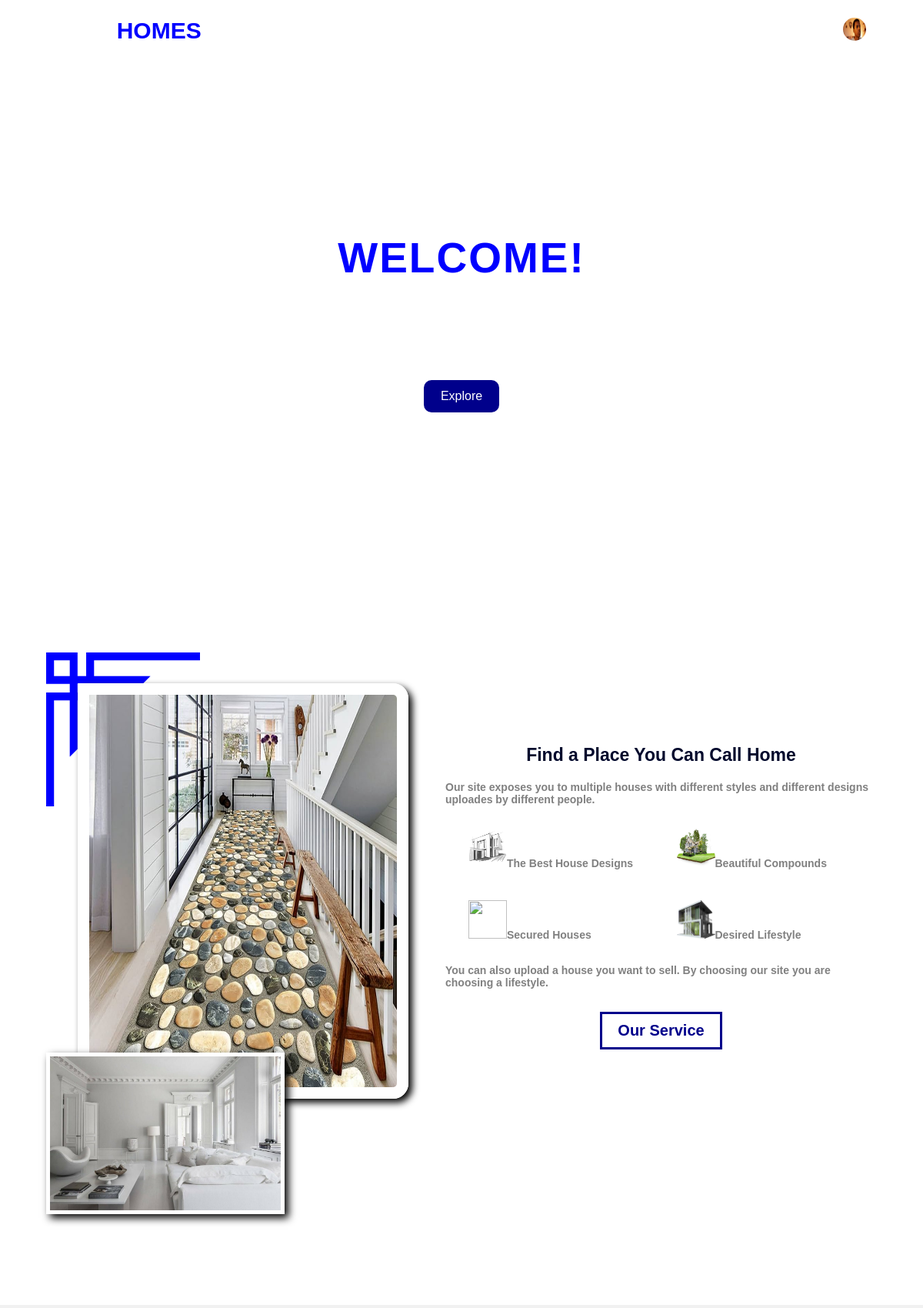
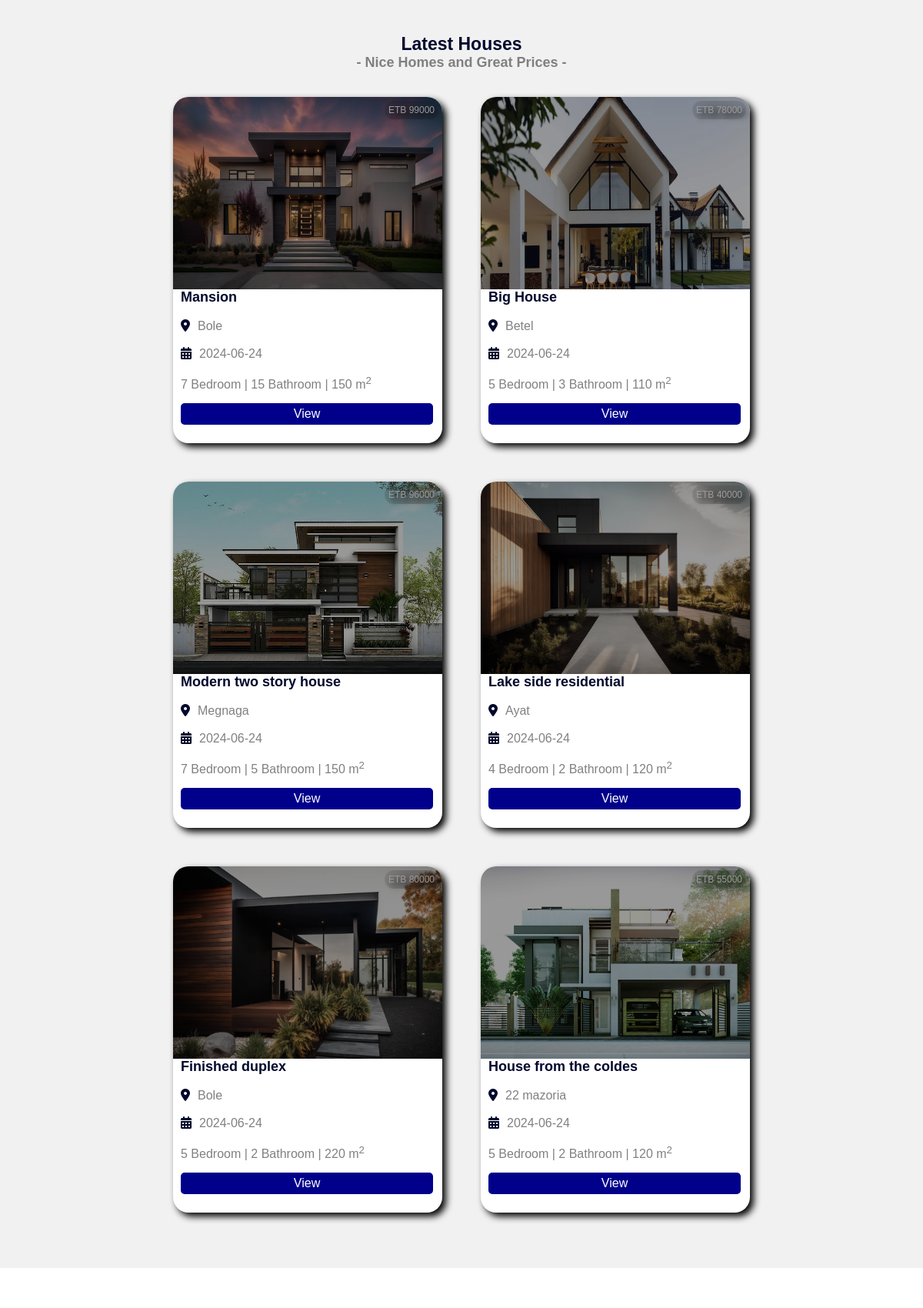
Page /html/home_page.php (signed in, upper part) on the committed database (2 pictures, top to bottom).
### tables this page shows
CREATE TABLE `user_table` (
  `user_id` int(10) NOT NULL,
  `user_image` varchar(100) NOT NULL,
  `first_name` varchar(100) NOT NULL,
  `last_name` varchar(100) NOT NULL,
  `user_name` varchar(100) NOT NULL,
  `user_email` varchar(100) NOT NULL,
  `user_password` varchar(100) NOT NULL,
  `user_phone` int(10) NOT NULL,
  `user_address` varchar(100) NOT NULL,
  `user_national_id` int(20) NOT NULL,
  `user_chapa_api_key` varchar(100) NOT NULL,
  `user_online` tinyint(1) NOT NULL,
  `house_sold` int(10) NOT NULL,
  `house_rented` int(10) NOT NULL,
  `house_bought` int(10) NOT NULL,
  `house_rented_from_others` int(10) NOT NULL,
  `total_sales` int(10) NOT NULL,
  `total_expense` int(10) NOT NULL,
  `user_report` int(10) NOT NULL,
  `date` date NOT NULL
);

CREATE TABLE `house_table` (
  `house_id` int(10) NOT NULL,
  `house_image` varchar(100) NOT NULL,
  `image_1` varchar(100) NOT NULL,
  `image_2` varchar(100) NOT NULL,
  `image_3` varchar(100) NOT NULL,
  `image_4` varchar(100) NOT NULL,
  `image_5` varchar(100) NOT NULL,
  `house_name` varchar(100) NOT NULL,
  `house_price` int(10) NOT NULL,
  `house_location` varchar(100) NOT NULL,
  `house_bedroom` int(10) NOT NULL,
  `house_bathroom` int(10) NOT NULL,
  `house_area` int(10) NOT NULL,
  `house_status` tinyint(1) NOT NULL,
  `house_promotion` tinyint(1) NOT NULL,
  `house_rating` float NOT NULL,
  `house_review_number` int(10) NOT NULL,
  `buy_or_sale` tinyint(1) NOT NULL,
  `date` date NOT NULL,
  `user_id` int(11) NOT NULL
);

### html/home_page.php (the view, shortened to what this page needs)
<?php
    include ("../php/connection.php");
    if(isset($_SESSION['user_id'])){
        $user_id = $_SESSION['user_id'];
?>
<!DOCTYPE html>
<html>
<head>
    <link rel="stylesheet" href="../css/home_page.css">
    <link rel="stylesheet" href="https://cdnjs.cloudflare.com/ajax/libs/font-awesome/6.5.2/css/all.min.css" />
</head>
<body>
    <video autoplay loop muted>
        <source src="../assets/house_with_swimming_pool.mp4">
    </video>
    <section class="section_1">
        <?php
            $sql0 = "SELECT * FROM user_table WHERE user_id = '$user_id'";
            $user_table = mysqli_query($connection, $sql0);
            $row = mysqli_fetch_assoc($user_table);
        ?>
        <header>
            <h1>ETHIO<span>HOMES</span></h1>
            <nav>
                <a href="home_page.php">Home</a>
                <a href="all_page.php">All</a>
                <a href="buy_page.php">Buy</a>
                <a href="rent_page.php">Rent</a>
                <a href="post_page.php">Posts</a>
                <a href="user_page/dash_board_page.php" style="position: static; border-radius: 100%;"><img src="../z_databse_assets/<?php if($row['user_image']){ echo $row['user_image']; }else{ echo "user_profile_icon.png"; }?>" style="border-radius: 100%;" width="30" height="30"></a>
            </nav>
        </header>
        <main>
            <h1>WELCOME!</h1>
            <h1><span>YOUR DREAM PROPERTIES</span></h1>
            <a href="explore_page/all_property_page.php">Explore</a>
        </main>
    </section>
    <section class="section_2">
        <header>
            <img class="image_2" src="../assets/corridor_of_a_house.jpg">
            <img class="image_3" src="../assets/fully_white_color_room.jpeg">
        </header>
        <main>
            <h1>Find a Place You Can Call Home</h1>
            <p>Our site exposes you to multiple houses with different styles and different designs uploades by different people.</p>
            <div>
                <p><img src="../assets/architecture_design_of_house.png" width="50px" height="50px">The Best House Designs</p>
                <p><img src="../assets/house_with_green_area.png" width="50px" height="50px">Beautiful Compounds</p>
                <p><img src="../assets/security_guard.png" width="50px" height="50px">Secured Houses</p>
                <p><img src="../assets/house_with_iron_gate.png" width="50px" height="50px">Desired Lifestyle</p>
            </div>
            <p>You can also upload a house you want to sell. By choosing our site you are choosing a lifestyle.</p>
            <div class="button">
                <a href="about_page.html">Our Service</a>
            </div>
        </main>
    </section>
    <section class="section_3">
        <header>
            <h1>Latest Houses</h1>
            <h3>- Nice Homes and Great Prices -</h3>
        </header>
        <main id="main">
            <?php
                $sql_1 = "SELECT * FROM house_table ORDER BY house_id DESC";
                $house_table = mysqli_query($connection, $sql_1);
                if(mysqli_num_rows($house_table) > 0){
                    $i = 0;
                    while($row = mysqli_fetch_assoc($house_table)){
                        if($i > 5){
                            break;
                        }
                        $i++;
            ?>
            <div id="houses">
                <div class="image">
                    <img src="../z_databse_assets/<?php if(!empty($row['house_image'] || $row['house_image'] != "")){ echo $row['house_image']; } else{ echo "no_image.jpg"; } ?>">
                </div>
                <div id="details">
                    <h1><?php if(!empty($row['house_name'] || $row['house_name'] != "")){ echo $row['house_name']; } else{?> N/A <?php } ?></h1><br>
                    <p>ETB <?php if(!empty($row['house_price'] || $row['house_price'] != 0)){ echo $row['house_price']; } else{?> N/A <?php } ?></p>
                    <i class="fa-solid fa-location-dot"></i><p><?php if(!empty($row['house_location'] || $row['house_location'] != "")){ echo $row['house_location']; } else{?> N/A <?php } ?></p><br><br>
                    <i class="fa-solid fa-calendar-days"></i><p><?php if(empty($row['date']) || $row['date'] == "0000-00-00"){ ?> N/A <?php }else{ echo $row['date']; } ?></p><br><br>
                    <p><?php if(!empty($row['house_bedroom'] || $row['house_bedroom'] != 0)){ echo $row['house_bedroom']; } else{?> N/A <?php } ?> Bedroom | <?php if(!empty($row['house_bathroom'] || $row['house_bathroom'] != 0)){ echo $row['house_bathroom']; } else{?> N/A <?php } ?> Bathroom | <?php if(!empty($row['house_area'] || $row['house_area'] != 0)){ echo $row['house_area']; } else{?> N/A <?php } ?> m<sup>2</sup></p>
                    <a href="view_page/view_page.php?house_id=<?php echo $row['house_id']; ?>">View</a>
                </div>
            </div>
            <?php
                    }
                }
            ?>
        </main>
    </section>
    <section class="section_4">
    </section>
</body>
</html>
<?php
    }
    else{
        header("Location: log_in_page.php?home_Page=2");
    }
?>

### rows in the picture
user_table: user_image (picture)
house_table: house_image (picture), house_name "Mansion", house_price "99000", house_location "Bole", date "2024-06-24", house_bedroom "7", house_bathroom "15", house_area "150"
house_table: house_image (picture), house_name "Big House", house_price "78000", house_location "Betel", date "2024-06-24", house_bedroom "5", house_bathroom "3", house_area "110"
house_table: house_image (picture), house_name "Modern two story house", house_price "96000", house_location "Megnaga", date "2024-06-24", house_bedroom "7", house_bathroom "5", house_area "150"
house_table: house_image (picture), house_name "Lake side residential", house_price "40000", house_location "Ayat", date "2024-06-24", house_bedroom "4", house_bathroom "2", house_area "120"
house_table: house_image (picture), house_name "Finished duplex", house_price "80000", house_location "Bole", date "2024-06-24", house_bedroom "5", house_bathroom "2", house_area "220"
house_table: house_image (picture), house_name "House from the coldes", house_price "55000", house_location "22 mazoria", date "2024-06-24", house_bedroom "5", house_bathroom "2", house_area "120"
